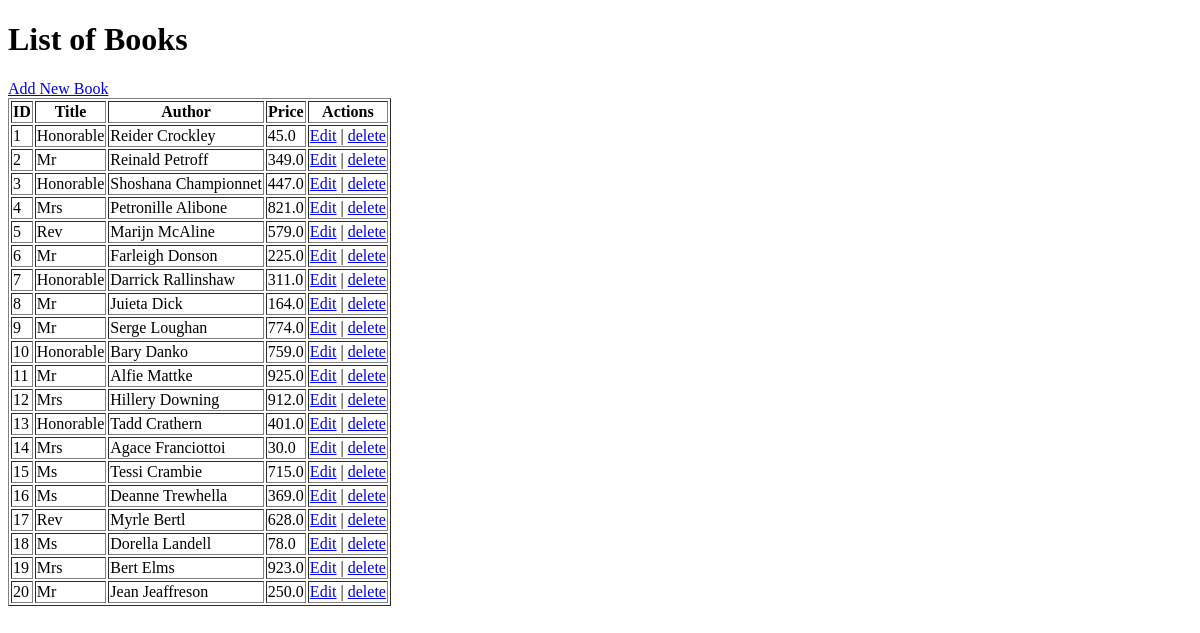
/books/lab9_part1/listbooks2, run on an earlier commit of the app's database.
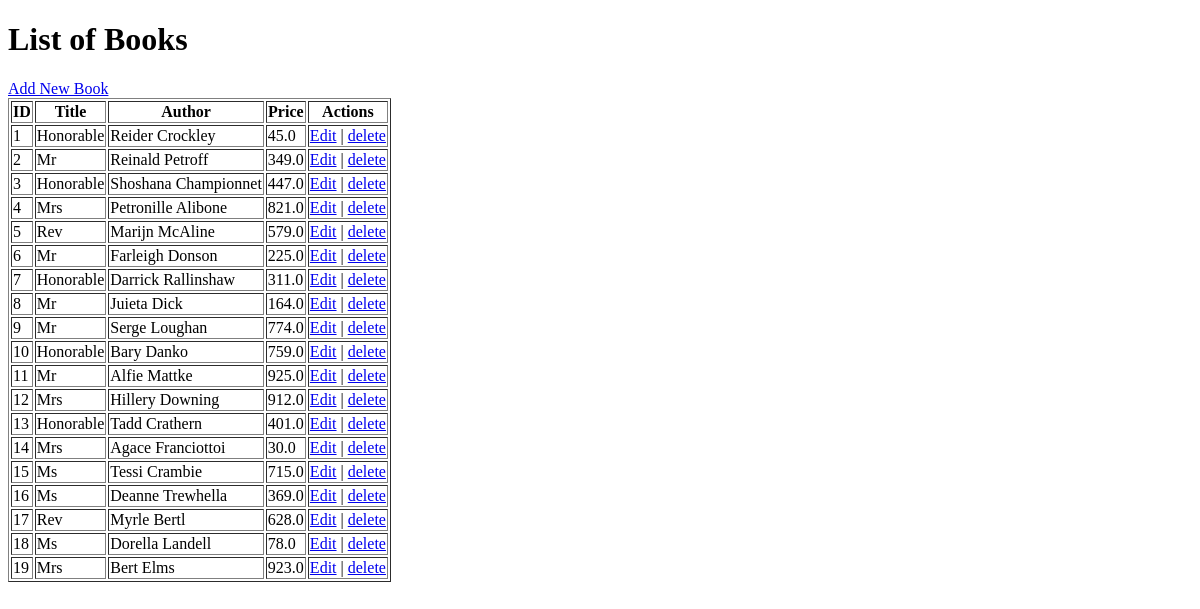
And on a later commit of the database.
### apps/bookmodule/models.py (models this page shows)
class Book(models.Model):
    title = models.CharField(max_length = 50)
    author = models.CharField(max_length = 50)
    price = models.FloatField(default = 0.0)
    edition = models.SmallIntegerField(default = 1)

### apps/bookmodule/views.py (the view)
# urls.py: path('lab9_part1/listbooks2', views.list_books2, name='list_books2'),
def list_books2(request):
    books = Book.objects.all()
    return render(request, 'bookmodule/list_books2.html', {'books': books})

### apps/templates/bookmodule/list_books2.html (shortened to what this page needs)
<!DOCTYPE html>
<html>
<head>
</head>
<body>
    <h1>List of Books</h1>
    <a href="/books/lab9_part1/addbook">Add New Book</a>
    <table border="1">
        <thead>
            <tr>
                <th>ID</th>
                <th>Title</th>
                <th>Author</th>
                <th>Price</th>
                <th>Actions</th>
            </tr>
        </thead>
        <tbody>
            {% for book in books %}
            <tr>
                <td>{{ book.id }}</td>
                <td>{{ book.title }}</td>
                <td>{{ book.author }}</td>
                <td>{{ book.price }}</td>
                <td>
                    <a href="/books/lab9_part1/editbook/{{ book.id }}">Edit</a> |
                    <a href="/books/lab9_part1/deletebook/{{ book.id }}">delete</a>
                </td>
            </tr>
            {% endfor %}
        </tbody>
    </table>
</body>
</html>

What changed in the data, as far as the page shows it:
removed Book: id "20", title "Mr", author "Jean Jeaffreson", price "250.0"
